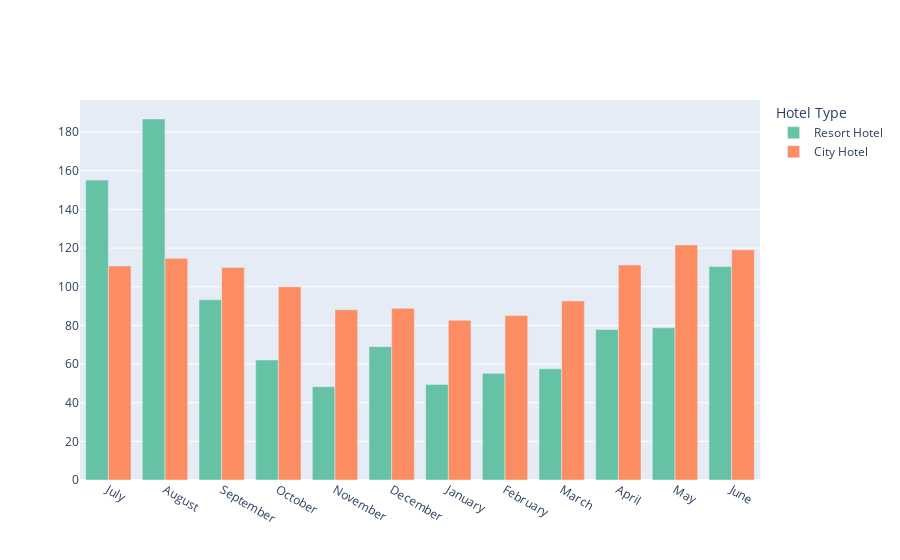

Notebook source saved alongside this figure:
### Markdown cell above
# 5.According to different hotel types, how ‘adr’ changes in different

### Code cell
hotel_types = df_cleaned['hotel'].unique()
months = df['arrival_date_month'].unique()
colors = ['rgb(102, 194, 165)', 'rgb(252, 141, 98)', 'rgb(141, 160, 203)', 'rgb(231, 138, 195)', 'rgb(166, 216, 84)', 'rgb(255, 217, 47)']

fig = go.Figure()

for i, hotel_type in enumerate(hotel_types):
    hotel_data = df[df['hotel'] == hotel_type]
    adr_by_month = hotel_data.groupby('arrival_date_month')['adr'].mean().reindex(months, fill_value=0)
    fig.add_trace(go.Bar(
        x=months,
        y=adr_by_month,
        name=hotel_type,
        marker=dict(color=colors[i % len(colors)])
    ))

fig.update_layout(
    barmode='group',
    # title='ADR Comparison by Hotel Type and Month',
    #xaxis=dict(title='Month'),
    #yaxis=dict(title='ADR'),
    legend=dict(title='Hotel Type')
)

fig.show()

### Figure 1 — Plotly figure (JSON) as saved in the notebook; plotly's stock layout.template omitted (floating-point values rounded to 4 significant figures)
{"data": [{"marker": {"color": "rgb(102, 194, 165)"}, "name": "Resort Hotel", "type": "bar", "x": ["July", "August", "September", "October", "November", "December", "January", "February", "March", "April", "May", "June"], "y": [155.2, 186.8, 93.25, 62.1, 48.27, 68.98, 49.46, 55.17, 57.52, 77.85, 78.76, 110.4]}, {"marker": {"color": "rgb(252, 141, 98)"}, "name": "City Hotel", "type": "bar", "x": ["July", "August", "September", "October", "November", "December", "January", "February", "March", "April", "May", "June"], "y": [110.7, 114.7, 110.0, 99.97, 88.07, 88.83, 82.63, 85.09, 92.64, 111.3, 121.6, 119.1]}], "layout": {"barmode": "group", "legend": {"title": {"text": "Hotel Type"}}}}
